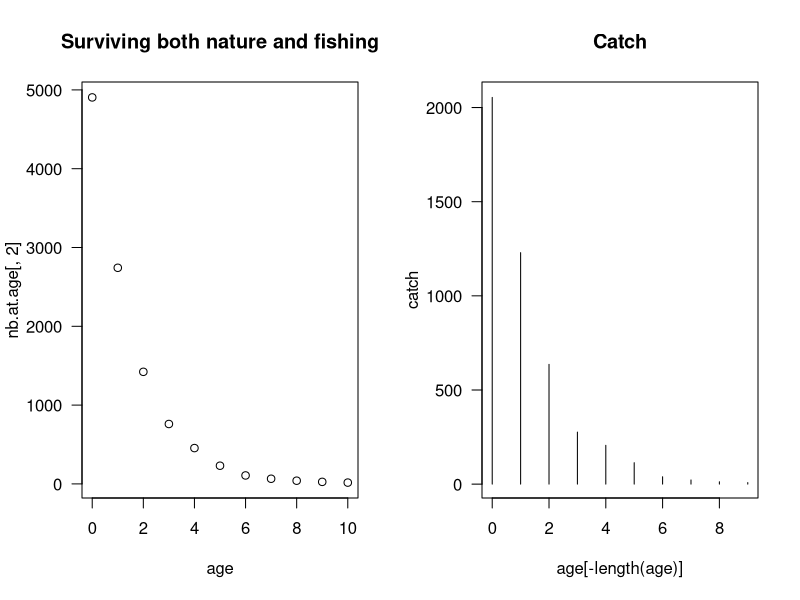

Reproduce this figure in R.
# CREATED  13 Nov. 2008
# MODIFIED  2 Sep. 2014

# AUTHOR marco.kienzle@csiro.au; marco.kienzle@gmail.com;

# BACKGROUND we are looking for a method to estimate M and F 
#            

# STATUS works wonderful

# PURPOSE express a likelihood function to estimate cohort-specific mortality
#         using catch data (and not survey)

# METHOD 
# ASSUMPTION 

# COMMENT if you have only catches, you can estimate fishing and natural mortality if
#            you have effort data

# Suppose age varies between 0 and 10
age = seq(0,10)

# Generate a random natural mortality
M <- runif(1, min = 1e-2, max = 0.3)

effort <- runif(length(age)-1, min = 1e3, max = 2e3)
catchability <- runif(1, min = 1/3e3, max = 1/2e3)
F <-  catchability * effort

print(paste("Simulated q is", round(catchability * 1e4,3), "10^-4"))
print(paste("Simulated M is ", round(M,3)))

N0 <- runif(1, min = 4e3, max = 1e4)
print(paste("Simulated recruitment is", round(N0)))

nb.at.age = cbind(age, N0 * exp(-c(0, cumsum(M + F)))) # this correspond to what you would see
                                         # with an exhaustive survey
# Calculate the total number of individual dying at age
#total.death = N0 * (exp(-(M+F) * age) - exp(-(M+F) * (age+1)))
total.death <- N0 * (exp(-c(0,cumsum(M+F)[-length(effort)])) - exp(-cumsum(M+F)))

# According to stock assessment books, catch = F / Z
catch <- F/(M+F) * total.death

# add noise to catch
catch <- catch * runif(length(catch), min = 0.95, max = 1.05)

# Plot the data
par(mfrow=c(1,2))
plot(age, nb.at.age[,2], main = "Surviving both nature and fishing", las = 1)
plot(age[-length(age)], catch, main = "Catch", type = "h", las=1)


    # Scale parameter to same order of magnitude
    catchability.multiplying.factor<-1e-4

# Maximum likelihood function to estimate q and M
llfunc <- function(par){ # a function of 2 parameters (q,M)

    F <- par[1] * catchability.multiplying.factor * effort
    M <- par[2]
  # And total mortality
  Z <- M + F
    
  # Calculating the probability of surviving until certain age
  prob1 <- F / Z * (1 - exp(-cumsum(Z)))
  prob2 <- F / Z * (1 - exp(-c(0, cumsum(Z)[-length(effort)])))
    
  # Finally the likelihood
  P <- prob2-prob1

    # Find out null values, if any
    index <- which(P != 0)

    # Negative log-likelihood
    -sum( catch[index]  * log( P[index] / sum(P[index]) ))
   
} # End of function

# Scale parameter to same order of magnitude
catchability.multiplying.factor<-1e-4

Estimate.Recruitment <- function(par){
# the idea is that each catch figure provides an estimate of recruitment
    
    
    F <- par[1] * catchability.multiplying.factor * effort
    M <- par[2]
  # And total mortality
  Z <- M + F
    
  # Calculating the probability of surviving until certain age
  prob1 <- F / Z * (1 - exp(-cumsum(Z)))
  prob2 <- F / Z * (1 - exp(-c(0, cumsum(Z)[-length(effort)])))
    
  # Finally the likelihood
  P <- prob2-prob1

  estimates <- catch / (prob1 - prob2)
    
# Use mean and sd of estimates to provide the best estimate
    return(c(mean(estimates), sd(estimates)))
}


# Estimate cohort-specific mortality rates

result <- optim(par = c(10,1), fn = llfunc, method = c("L-BFGS-B"),
      lower = c(1e-2,1e-2), upper = c(1e2,1e2), hessian = TRUE)
errors <- sqrt(diag(solve(result$hessian)))

print("")
print(paste("Estimated catchability is", round(result$par[1],3), "+-", round(errors[1],3), " x 10^-4"))
print(paste("Estimated M is", round(result$par[2],3), "+-", round(errors[2],3)))

print(paste("Estimated recruitment is", paste(round(Estimate.Recruitment(result$par),0), collapse = " +- ")))
